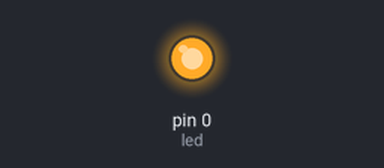
The sketch below on a simulated Arduino Uno, built with avr-gcc and run on an emulated ATmega328P. Shown: output pins drawn as LEDs (lit = HIGH).

Above: at 0.1 s.
Timing chart, 0 to 1.6 s (numbered marks = the images above):
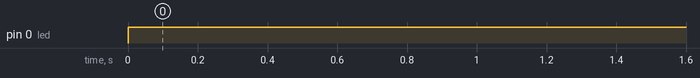

The sketch:

constrained_fade.ino
```cpp
int led = 0;           // the pin that the LED is attached to
int brightness = 0; // how bright the LED is
double t = 0.0;
double speed = 0.1;

// the setup routine runs once when you press reset:
void setup()  {
  // declare pin 9 to be an output:
  pinMode(led, OUTPUT);
}

// the loop routine runs over and over again forever:
void loop()  {
  t += speed;
  // set the brightness of pin 9:
  float sinVal = sin(t);
  brightness = int(192.0 + sin(t) * 63.0);
  analogWrite(led, brightness);
  delay(30);
}
```

Measured:
- by itself, pin 0 (led): LOW → HIGH at 0.00 s
